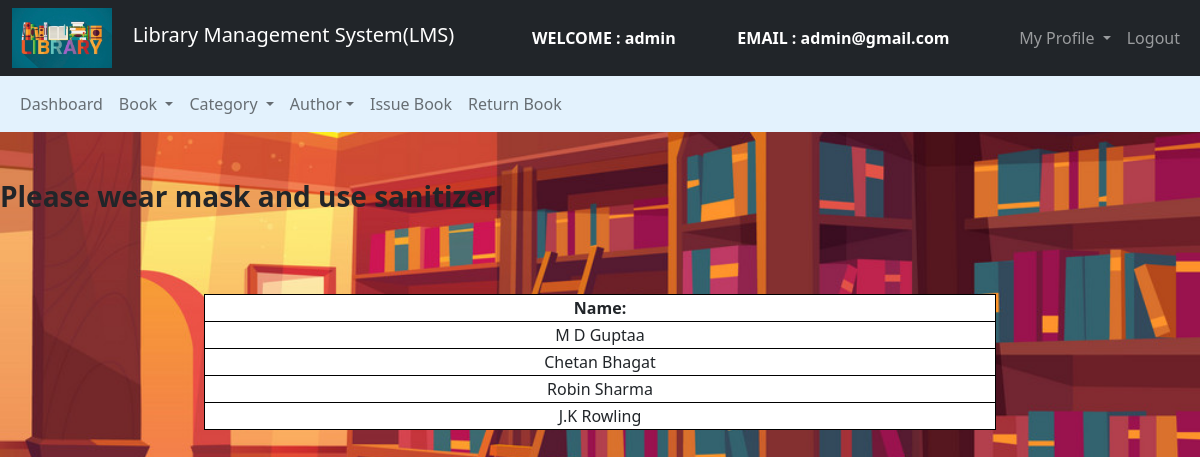
Before: /Admin/Author/regauth.php (signed in) with the older database file.
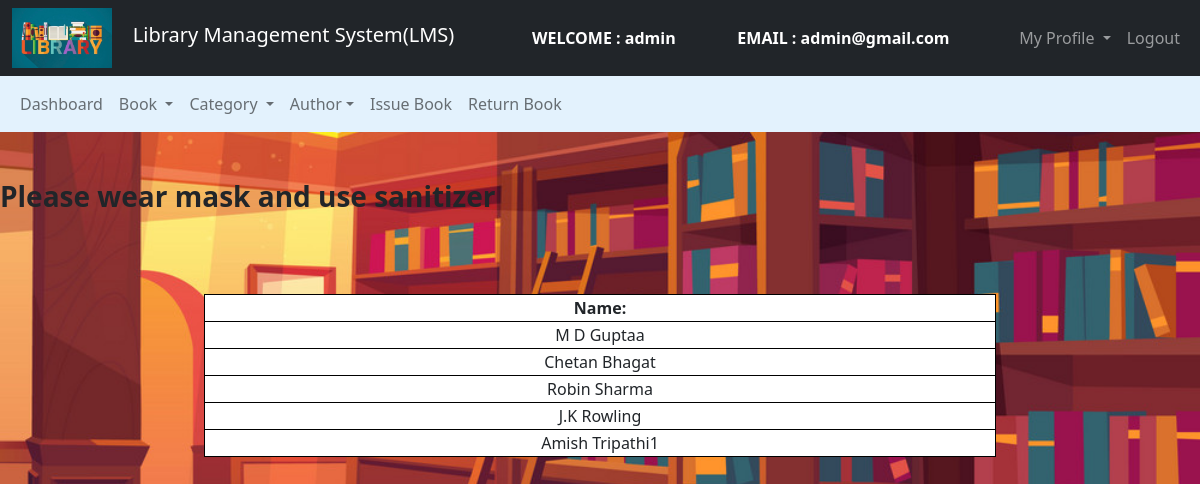
After: the same page with the newer database file.
### tables this page shows
CREATE TABLE `authors` (
  `author_id` int(11) NOT NULL,
  `author_name` varchar(250) NOT NULL
);

### Admin/Author/regauth.php (the view, shortened to what this page needs)
<?php
$connection = mysqli_connect("localhost", "root", "");
$query = "select * from authors";
?>
<!DOCTYPE html>
<html>
<head>
    <link href="https://cdn.jsdelivr.net/npm/bootstrap@5.0.0-beta2/dist/css/bootstrap.min.css" rel="stylesheet">
</head>
<body>
    <nav class="navbar navbar-expand-lg navbar-dark bg-dark">
        <div class="container-fluid">
            <div class="navbar-header">
                <img src="../images/abc1.jpeg" width="100" height="60"> &nbsp &nbsp
                <a class="navbar-brand" href="../admin_dashboard.php">Library Management System(LMS)</a>
            </div>
            <font style="color: white">
                <span>
                    <strong>
                        WELCOME : <?php echo $_SESSION['name']; ?></strong>
                </span>
            </font>
            <font style="color: white">
                <span>
                    <strong>
                        EMAIL : <?php echo $_SESSION['email']; ?></strong>
                </span>
            </font>
            <ul class="nav navbar-nav navbar-right">
                <li class="nav-item dropdown">
                    <a class="nav-link dropdown-toggle" data-toggle="dropdown">
                        My Profile
                    </a>
                </li>
                <li class="nav-item"><a class="nav-link" href="../../logout.php">
                        Logout
                    </a></li>
            </ul>
        </div>
    </nav>
    <nav class="navbar navbar-expand-lg navbar-light" style="background-color: #e3f2fd">
        <div class="container-fluid">
            <ul class="nav navbar-nav navbar-center">
                <li class="nav-item">
                    <a href="../admin_dashboard.php" class="nav-link">
                        Dashboard
                    </a>
                </li>
                <li class="nav-item dropdown ">
                    <a class="nav-link dropdown-toggle" data-toggle="dropdown"> Book
                    </a>
                </li>
                <li class="nav-item dropdown ">
                    <a class="nav-link dropdown-toggle" data-toggle="dropdown"> Category </a>
                </li>
                <li class="nav-item dropdown ">
                    <a class="nav-link dropdown-toggle" data-toggle="dropdown"> Author</a>
                </li>
                <li class="nav-item">
                    <a href="../Book/issue_book.php" class="nav-link">
                        Issue Book</a>
                </li>
                <li class="nav-item">
                    <a href="../Book/return_book.php" class="nav-link">
                        Return Book</a>
                </li>
            </ul>
        </div>
    </nav>
    <br><br>
    <?php include '../../header.php'; ?><br><br>
    <div class="row">
        <div class="col-md-2"></div>
        <div class="col-md-8">
            <form>
                <table class="table-bordered" width="900px" style="text-align:center">
                    <tr>
                        <th>Name:</th>
                    </tr>
                    <?php
                    $query_run = mysqli_query($connection, $query);
                    while ($row = mysqli_fetch_assoc($query_run)) {
                        $aut_name = $row['author_name'];
                    ?>
                        <tr>
                            <td><?php echo $aut_name; ?></td>
                        </tr>
                    <?php
                    }
                    ?>
                </table>
            </form>
        </div>
        <div class="col-md-2"></div>
    </div>
</body>
</html>

Changed rows visible on the page:
added authors: author_name "Amish Tripathi1"
